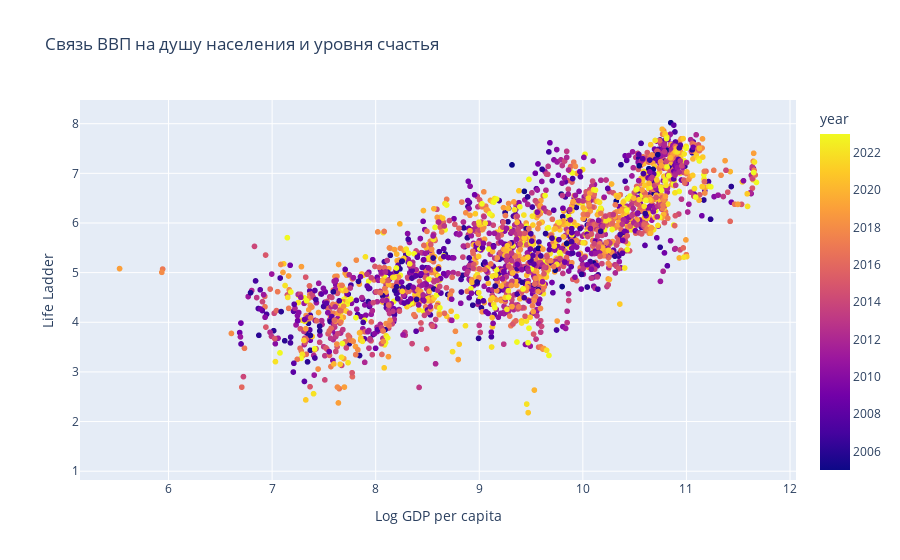

Notebook code for this chart:
### Code cell
# df.info()
fig = px.scatter(df, x='Log GDP per capita', y='Life Ladder', color='year', hover_data=['Country name'],
                 title='Связь ВВП на душу населения и уровня счастья')
fig.show()

### Figure 1 — Plotly figure (JSON) as saved in the notebook; plotly's stock layout.template omitted (floating-point values rounded to 4 significant figures; data arrays with more than 128 entries replaced by an {"elided": "..."} marker saying what was removed)
{"data": [{"customdata": {"elided": "2363x1 str values"}, "hovertemplate": "Log GDP per capita=%{x}<br>Life Ladder=%{y}<br>Country name=%{customdata[0]}<br>year=%{marker.color}<extra></extra>", "legendgroup": "", "marker": {"color": {"elided": "2363 int values"}, "coloraxis": "coloraxis", "symbol": "circle"}, "mode": "markers", "name": "", "showlegend": false, "type": "scattergl", "x": {"elided": "2363 float values"}, "xaxis": "x", "y": {"elided": "2363 float values"}, "yaxis": "y"}], "layout": {"coloraxis": {"colorbar": {"title": {"text": "year"}}, "colorscale": [[0, "#0d0887"], [0.1111, "#46039f"], [0.2222, "#7201a8"], [0.3333, "#9c179e"], [0.4444, "#bd3786"], [0.5556, "#d8576b"], [0.6667, "#ed7953"], [0.7778, "#fb9f3a"], [0.8889, "#fdca26"], [1, "#f0f921"]]}, "legend": {"tracegroupgap": 0}, "title": {"text": "Связь ВВП на душу населения и уровня счастья"}, "xaxis": {"anchor": "y", "domain": [0, 1], "title": {"text": "Log GDP per capita"}}, "yaxis": {"anchor": "x", "domain": [0, 1], "title": {"text": "Life Ladder"}}}}
